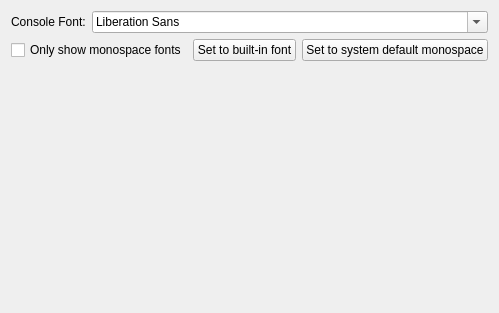
              <widget class="QWidget" name="tab_font">
               <attribute name="title">
                <string>Font</string>
               </attribute>
               <layout class="QVBoxLayout" name="verticalLayout_21">
                <item>
                 <layout class="QHBoxLayout" name="horizontalLayout_24">
                  <item>
                   <widget class="QLabel" name="label_35">
                    <property name="text">
                     <string>Console Font:</string>
                    </property>
                   </widget>
                  </item>
                  <item>
                   <widget class="QFontComboBox" name="fontComboBox">
                    <property name="sizePolicy">
                     <sizepolicy hsizetype="Expanding" vsizetype="Fixed">
                      <horstretch>0</horstretch>
                      <verstretch>0</verstretch>
                     </sizepolicy>
                    </property>
                   </widget>
                  </item>
                 </layout>
                </item>
                <item>
                 <layout class="QHBoxLayout" name="horizontalLayout_23">
                  <item>
                   <widget class="QCheckBox" name="checkBox_onlyMonospaceFonts">
                    <property name="sizePolicy">
                     <sizepolicy hsizetype="Expanding" vsizetype="Fixed">
                      <horstretch>0</horstretch>
                      <verstretch>0</verstretch>
                     </sizepolicy>
                    </property>
                    <property name="text">
                     <string>Only show monospace fonts</string>
                    </property>
                   </widget>
                  </item>
                  <item>
                   <widget class="QPushButton" name="pushButton_builtInFont">
                    <property name="text">
                     <string>Set to built-in font</string>
                    </property>
                   </widget>
                  </item>
                  <item>
                   <widget class="QPushButton" name="pushButton_systemDefaultMonospaceFont">
                    <property name="text">
                     <string>Set to system default monospace</string>
                    </property>
                   </widget>
                  </item>
                 </layout>
                </item>
                <item>
                 <spacer name="verticalSpacer_19">
                  <property name="orientation">
                   <enum>Qt::Vertical</enum>
                  </property>
                  <property name="sizeHint" stdset="0">
                   <size>
                    <width>20</width>
                    <height>241</height>
                   </size>
                  </property>
                 </spacer>
                </item>
               </layout>
              </widget>
